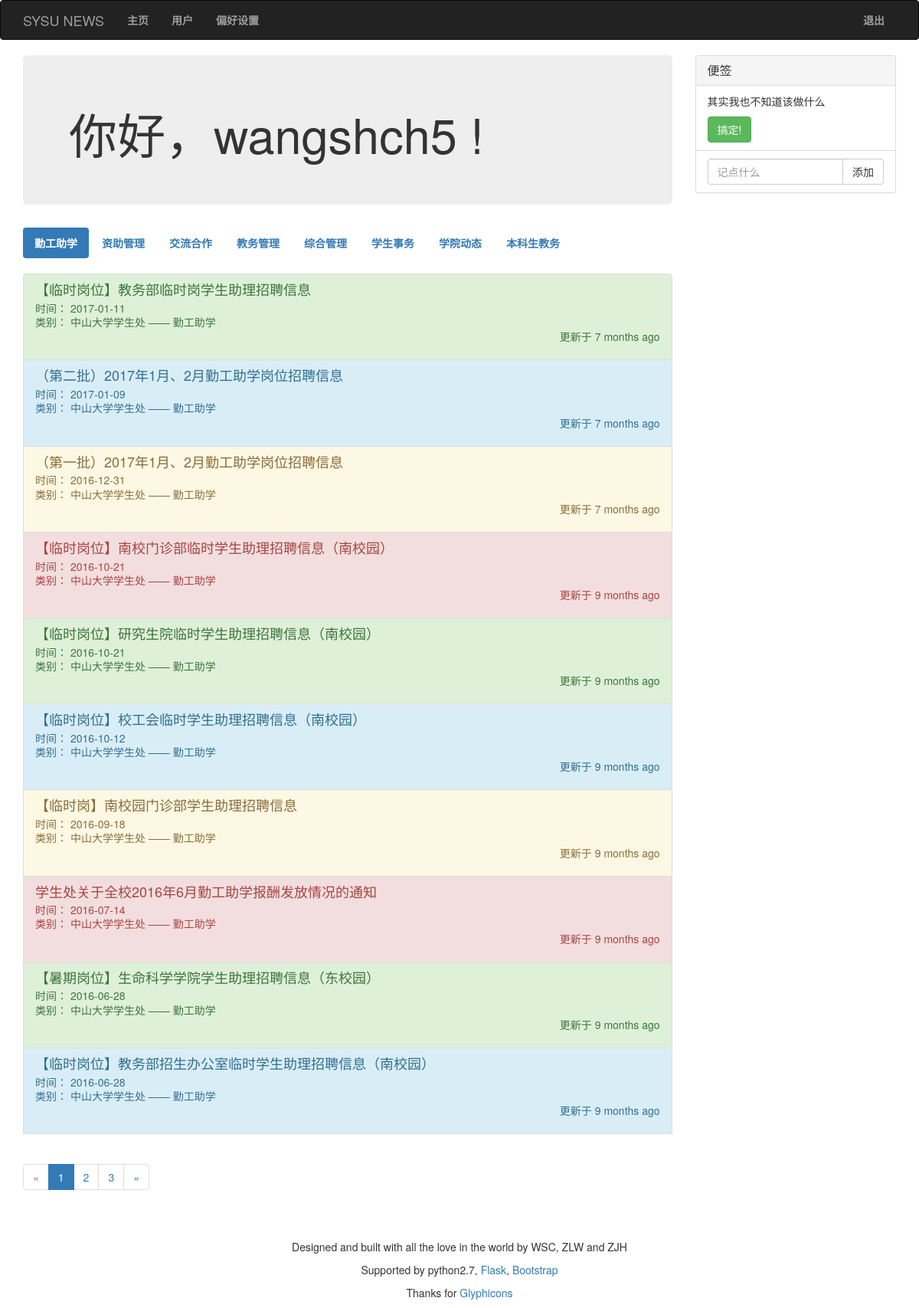
/ (signed in), run on the app's committed database.
### app/models.py (models this page shows, shortened)
class User(UserMixin, db.Model):
	__tablename__ = 'users'
	id = db.Column(db.Integer, primary_key=True)
	username = db.Column(db.String(64), unique=True, index=True, nullable=False)
	password_hash = db.Column(db.String(128))
	email = db.Column(db.String(64), unique=True, nullable=False)
	is_admin = db.Column(db.Boolean, default=False)
	confirmed = db.Column(db.Boolean, nullable=False, default=False)
	confirmed_on = db.Column(db.DateTime, nullable=True)
	lasttime_email = db.Column(db.DateTime, default=datetime.utcnow)
	favorites = db.relationship('Favorite', foreign_keys=[Favorite.user_id],
								backref=db.backref('user', lazy='joined'), lazy='dynamic',
								cascade='all, delete-orphan')
	prefers = db.relationship('Prefer', foreign_keys=[Prefer.user_id],
								backref=db.backref('user', lazy='joined'), lazy='dynamic',
								cascade='all, delete-orphan')
	notes = db.relationship('Note', foreign_keys=[Note.user_id],
								backref=db.backref('user', lazy='joined'), lazy='dynamic',
								cascade='all, delete-orphan')
	def is_administrator(self):
		return self.is_admin
	@property
	def password(self):
		raise AttributeError('password is not a readable attribute')

class Prefer(db.Model):
	__tablename__ = 'prefer'
	user_id = db.Column(db.Integer, db.ForeignKey('users.id'), primary_key=True)
	belong = db.Column(db.String(32), primary_key=True)
	tag = db.Column(db.String(32), primary_key=True)
	notice = db.Column(db.Boolean, default=False)

class Article(db.Model):
	__tablename__ = 'articles'
	id = db.Column(db.Integer, primary_key=True)
	title = db.Column(db.Text)
	text = db.Column(db.Text)
	link = db.Column(db.String(256))
	timestamp = db.Column(db.DateTime, default=datetime.utcnow)
	date = db.Column(db.Date)
	favorites = db.relationship('Favorite', foreign_keys=[Favorite.article_id],
								backref=db.backref('article', lazy='joined'), lazy='dynamic',
								cascade='all, delete-orphan')
	belong = db.Column(db.String(32), index=True)
	tag = db.Column(db.String(32), index=True)
	noticed = db.Column(db.Boolean, default=False)

class Note(db.Model):
	__tablename__ = 'note'
	user_id = db.Column(db.Integer, db.ForeignKey('users.id'))
	id = db.Column(db.Integer, primary_key=True, autoincrement=True)
	text = db.Column(db.Text)

### app/main/views.py (the view)
@main.route('/', methods=['GET', 'POST'])
def index():
	if current_user.is_authenticated:
		page = request.args.get('page', 1, type=int)
		active = request.args.get('active', 1, type=int)
		data = []
		tag_id = 1
		for item in current_user.prefers.all():
			belong, tag = item.belong, item.tag
			if active == tag_id:
				pagination = Article.query.filter_by(tag=tag, belong=belong).order_by(Article.date.desc()).paginate(page, \
					per_page=current_app.config['ARTICLES_PER_PAGE'], error_out=False)
			else:
				pagination = Article.query.filter_by(tag=tag, belong=belong).order_by(Article.date.desc()).paginate(1, \
					per_page=current_app.config['ARTICLES_PER_PAGE'], error_out=False)
			articles = pagination.items
			data.append(dict(pagination=pagination, articles=articles, id=tag_id, tag=tag))
			tag_id += 1
		notes = current_user.notes.order_by(Note.id.asc()).all()
		todo = []
		for note in notes:
			todo.append(dict(text=note.text, id=note.id))
		service_running = False
		thr_list = threading.enumerate()
		for thr in thr_list:
			if thr.getName() == 'service':
				service_running = True
				break
		return render_template('index.html', data=data, todo=todo, active=active, service_running=service_running)
	else:
		page = request.args.get('page', 1, type=int)
		pagination = Article.query.order_by(Article.timestamp.desc()).paginate(page,
			per_page=current_app.config['ARTICLES_PER_PAGE'], error_out=False)
		articles = pagination.items
		return render_template('index_without_login.html', articles=articles, pagination=pagination)

### app/models.py (called while the page is built)
@login_manager.user_loader
def load_user(user_id):
	return User.query.get(int(user_id))

### app/templates/index.html (shortened to what this page needs)
{% extends "base.html" %}
{% import "bootstrap/wtf.html" as wtf %}
{% import "_macros.html" as macros %}
{% block page_content %}
<div class="row">
	<div class="col-md-9 blog-main">
		<div class="jumbotron">
			<h1>你好，{{current_user.username}} !</h1>
		</div>
		<div class="page-content">
			<ul class="nav nav-pills" role="tablist">
			{% for item in data %}
				{% if active == item.id %}
				<li role="presentation" class="active"><a href="#tag{{ item.id }}" role="tab" data-toggle="tab"><b>{{ item.tag }}</b></a></li>
				{% else %}
				<li role="presentation"><a href="#tag{{ item.id }}" role="tab" data-toggle="tab"><b>{{ item.tag }}</b></a></li>
				{% endif %}
			{% endfor %}
			</ul>
			<div class="tab-content">
				<br>
				{% for item in data %}
				{% if active == item.id %}
			  	<div role="tabpanel" class="tab-pane fade in active" id="tag{{ item.id }}">
			  	{% else %}
			  	<div role="tabpanel" class="tab-pane fade" id="tag{{ item.id }}">
			  	{% endif %}
			  		<div class="list-group">
			  			{% for article in item.articles %}
			  			<a href="{{ url_for('.read', id=article.id) }}"
			  				class="{{ loop.cycle('list-group-item list-group-item-success', 'list-group-item 	list-group-item-info', 'list-group-item list-group-item-warning', 'list-group-item 	list-group-item-danger') }}">
			  				<h4 class="list-group-item-heading">{{ article.title }}</h4>
			  				<p class="list-group-item-text">时间： {{ article.date }}</p>
  							<p class="list-group-item-text">类别： {{ article.belong }} —— {{ article.tag }}</p>
  							<p class="text-right">更新于 {{ moment(article.timestamp).fromNow() }}</p>
			  			</a>
			  			{% endfor %}
			  			{% if item.pagination %}
			  			<div class="pagination">
			  				{{ macros.pagination_widget(item.pagination, '.index', active=item.id) }}
			  			</div>
			  			{% endif %}
			  		</div>
			  	</div>
			  	{% endfor %}
			</div>
		</div>
	</div>
	<div class="col-md-3 blog-sidebar">
		<div class="panel panel-default">
			<div class="panel-heading">
				<h3 class="panel-title">便签</h3>
			</div>
		    <ul class="list-group">
		      {% for item in todo %}
		      <li class="list-group-item">
		  		<div>
		  			<p>{{ item.text }}</p>
		  			<button class="btn btn-success" type="submit" id="done" value="{{ item.id }}">搞定!</button>
		  		</div>
		      </li>
		      {% endfor %}
		      <li class="list-group-item">
		  		<div class="input-group">
					<input type="text" class="form-control" placeholder="记点什么">
					<span class="input-group-btn">
						<button class="btn btn-default" type="submit" id="add">添加</button>
					</span>
				</div>
		      </li>
		    </ul>
		</div>
	</div>
</div>
{% endblock %}

### app/templates/_macros.html
{% macro pagination_widget(pagination, endpoint) %}
<ul class="pagination">
	<li {% if not pagination.has_prev %} class="disabled" {% endif %} >
		<a href="{% if pagination.has_prev %}{{ url_for(endpoint, page=pagination.prev_num, **kwargs) }}{% else %}#{% endif %}">
			&laquo;
		</a>
	</li>
	{% for p in pagination.iter_pages() %}
		{% if p %}
			{% if p == pagination.page %}
			<li class="active">
				<a href="{{ url_for(endpoint, page=p, **kwargs) }}">{{ p }}</a>
			</li>
			{% else %}
			<li>
				<a href="{{ url_for(endpoint, page=p, **kwargs) }}">{{ p }}</a>
			</li>
			{% endif %}
		{% else %}
		<li class="disabled"><a href="#">&hellip;</a></li>
		{% endif %}
	{% endfor %}
	<li {% if not pagination.has_next %} class="disabled" {% endif %}>
		<a href="{% if pagination.has_next %}{{ url_for(endpoint, page=pagination.next_num, **kwargs) }}{% else %}#{% endif %}">&raquo;</a>
	</li>
</ul>
{% endmacro %}

### data on the page
User: username "wangshch5"
Prefer: tag "勤工助学", iter_pages "1", iter_pages "2" "3"
Prefer: tag "资助管理"
Prefer: tag "交流合作"
Prefer: tag "教务管理"
Prefer: tag "综合管理"
Prefer: tag "学生事务"
Prefer: tag "学院动态"
Prefer: tag "本科生教务"
Article: title "【临时岗位】教务部临时岗学生助理招聘信息", date "2017-01-11", belong "中山大学学生处", tag "勤工助学", timestamp "7 months ago"
Article: title "（第二批）2017年1月、2月勤工助学岗位招聘信息", date "2017-01-09", belong "中山大学学生处", tag "勤工助学", timestamp "7 months ago"
Article: title "（第一批）2017年1月、2月勤工助学岗位招聘信息", date "2016-12-31", belong "中山大学学生处", tag "勤工助学", timestamp "7 months ago"
Article: title "【临时岗位】南校门诊部临时学生助理招聘信息（南校园）", date "2016-10-21", belong "中山大学学生处", tag "勤工助学", timestamp "9 months ago"
Article: title "【临时岗位】研究生院临时学生助理招聘信息（南校园）", date "2016-10-21", belong "中山大学学生处", tag "勤工助学", timestamp "9 months ago"
Article: title "【临时岗位】校工会临时学生助理招聘信息（南校园）", date "2016-10-12", belong "中山大学学生处", tag "勤工助学", timestamp "9 months ago"
Article: title "【临时岗】南校园门诊部学生助理招聘信息", date "2016-09-18", belong "中山大学学生处", tag "勤工助学", timestamp "9 months ago"
Article: title "学生处关于全校2016年6月勤工助学报酬发放情况的通知", date "2016-07-14", belong "中山大学学生处", tag "勤工助学", timestamp "9 months ago"
Article: title "【暑期岗位】生命科学学院学生助理招聘信息（东校园）", date "2016-06-28", belong "中山大学学生处", tag "勤工助学", timestamp "9 months ago"
Article: title "【临时岗位】教务部招生办公室临时学生助理招聘信息（南校园）", date "2016-06-28", belong "中山大学学生处", tag "勤工助学", timestamp "9 months ago"
Note: text "其实我也不知道该做什么", {{ item.id }} 2 (drawn)
